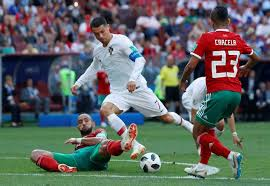
#> input picture Coding_Exercises_Avairds/Week1/Loading_image/ronaldo.jpg, 270 x 186 px, given in place of the camera
$ python video-capture-contours.py
#> lines starting #> are read from the running program, lines starting #| are printed output that depends on the picture; after the words box and inside, x2 and y2 are one past the last pixel; in counts of white or black regions, pixels touching at a corner belong together
"""
This python program is about finding contours and drawing contours on video capture
"""

import cv2
import numpy as np

cap = cv2.VideoCapture(0)

while True:
    _, frame = cap.read()
#> frame is the input picture: shape (186, 270, 3); mean B, G, R 98.4, 100.4, 95.4
    blurred_frame = cv2.GaussianBlur(frame, (5, 5), 0)
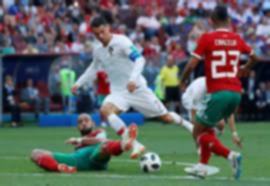
#> blurred_frame: shape (186, 270, 3); mean B, G, R 98.4, 100.4, 95.4
    hsv = cv2.cvtColor(blurred_frame, cv2.COLOR_BGR2HSV)
#> hsv: shape (186, 270, 3); mean H, S, V 96.9, 98.8, 122.3

    lower_blue = np.array([38, 86, 0])
    upper_blue = np.array([121, 255, 255])
    mask = cv2.inRange(hsv, lower_blue, upper_blue)
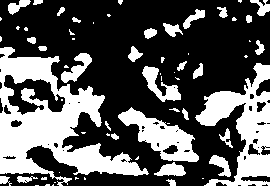
#> mask: shape (186, 270); 34.8% white; 65 white regions (34 under 20 px)

    contours, _ = cv2.findContours(mask, cv2.RETR_TREE, cv2.CHAIN_APPROX_NONE)
#> contours = 101 contours, 60 with area under 20; largest, box (x1, y1, x2, y2) and area: (0, 47, 149, 186) 9065, (195, 63, 270, 186) 3806, (118, 107, 199, 162) 1884, (3, 74, 66, 116) 1338, (142, 66, 181, 102) 483

    for contour in contours:
        area = cv2.contourArea(contour)
        print(contour)

        if area > 5000:
            cv2.drawContours(frame, contour, -1, (0, 255, 0), 3)
#> this loop made 101 passes
#> area on passes 5, 10, 13, 15, 17, 18, 21, 24, 26, 28, 42, 45: 29.5, 61, 47.5, 246, 200.5, 25, 69, 33, 1884, 106, 483, 3806
#> (printed output is left out)
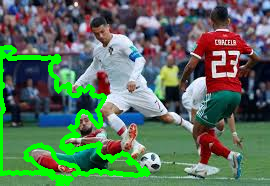
#> frame: shape (186, 270, 3); 7.5% of pixels changed, all inside (x1, y1, x2, y2) = (0, 45, 151, 186)

    cv2.imshow("Frame", frame)
    cv2.imshow("Mask", mask)

    key = cv2.waitKey(1)
#> (key Esc is pressed here)
    if key == 27:
        break

cap.release()
cv2.destroyAllWindows()
